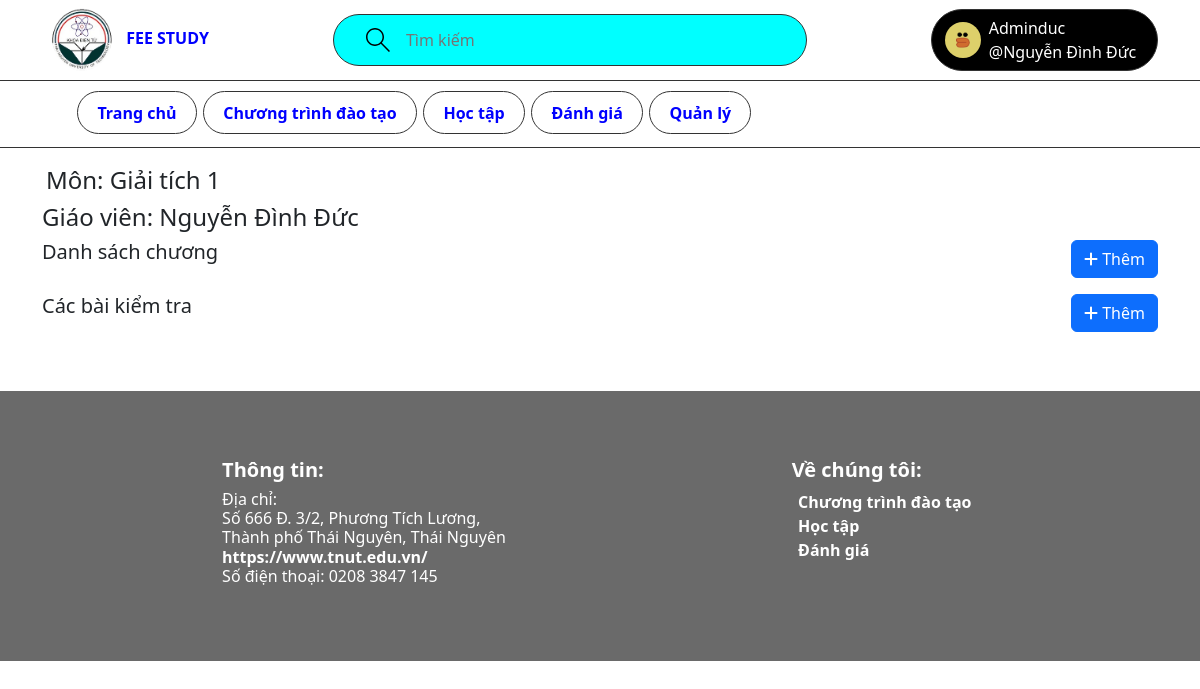
Screenshot of /NoiDungMonHoc/TDH123 (signed in) with the database file from the repository.
### Base/models.py (models this page shows, shortened)
class User(AbstractUser):
    student = 'SV'
    teacher = 'GV'
    admin = 'AD'
    modelaccess = [(student,'SV'),(teacher,'GV'),(admin,'AD')]
    name = models.CharField(max_length=200, null=True)
    email = models.EmailField(unique=True, null=True)
    access = models.CharField(choices=modelaccess,default=student,max_length=2)
    avatar = models.ImageField(upload_to='Avatars/',null=True, default="Avatars/avatar.svg")

class Subject(models.Model):
    fkctdt = models.ForeignKey(Ctdt,on_delete=models.SET_NULL,null=True)
    host = models.ForeignKey(User, on_delete=models.SET_NULL, null=True)
    numsub = models.CharField(primary_key=True, max_length=10)
    name = models.CharField(max_length=200)
    participants = models.ManyToManyField(
        User, related_name='participants', blank=True)
    updated = models.DateTimeField(auto_now=True)
    created = models.DateTimeField(auto_now_add=True)
    class Meta:
        ordering = ['-updated', '-created']

### Base/views.py (the view)
# urls.py: path('NoiDungMonHoc/<str:pk>',views.ContentSubject,name="contentsubject"),
@login_required(login_url='login')
def ContentSubject(request,pk):
    chapterform = ChapterForm()
    testform = TestForm()
    nav_majors = Major.objects.all()
    subjects = Subject.objects.get(numsub = pk)
    subjectss = Subject.objects.all()
    chapters = Chapter.objects.all()
    tests = Test.objects.all()
    if request.method == 'POST':
        add = request.POST
        action = add.get('add')
        if action == 'addchapter':
            Chapter.objects.update_or_create(
                fksubject = subjects,
                name = request.POST.get('name')
            )
            return redirect('contentsubject', pk=pk)
        elif action == 'addtest':
            Test.objects.update_or_create(
                fksubject = subjects,
                name = request.POST.get('name')
            )
            return redirect('contentsubject', pk=pk)
    else:
        testform = TestForm()
        chapterform = ChapterForm()
    context = {'testform':testform,'chapterform':chapterform,'nav_majors':nav_majors,'subjects':subjects,'subjectss':subjectss,'chapters':chapters,'tests':tests}
    return render(request, 'base/contentsubject.html',context)

### Base/form.py
class TestForm(ModelForm):
    class Meta:
        model = Test
        fields = '__all__'

class ChapterForm(ModelForm):
    class Meta:
        model = Chapter
        fields = '__all__'
        exclude = ['fksubject']

### Base/templates/base/contentsubject.html (shortened to what this page needs)
{% extends 'main.html' %}
{% block content %}
<div id="content">
    {% if user.access == 'GV' and subjects.host.id == user.id or user.access == 'AD' and subjects.host.id == user.id %}
    <div class="container">
        <div class="header_subject">
            <div class="info_sub">
                <div class="return">
                    <h4>Môn: {{subjects.name}}</h4>
                </div>
                <h4>Giáo viên: {{subjects.host.name}}</h4>
            </div>
        </div>
        <div class="content_subject">
            <div class="header_content">
                <h5>Danh sách chương</h5>
                <div class="setting_sub">
                    <button type="button" class="btn btn-primary" data-bs-toggle="modal" data-bs-target="#addChapter"><i
                            class="fa-solid fa-plus"></i> Thêm
                    </button>
                </div>
            </div>
        </div>
        <div class="content_subject">
            <div class="header_content">
                <h5>Các bài kiểm tra</h5>
                <div class="setting_sub">
                    <button type="button" class="btn btn-primary" data-bs-toggle="modal" data-bs-target="#addTest"><i
                            class="fa-solid fa-plus"></i> Thêm
                    </button>
                </div>
            </div>
        </div>
    </div>
    {% endif %}
</div>
{% endblock content %}

### templates/navbar.html (shortened to what this page needs)
{% load static %}
<header id="header_menu">
    <div id="header">
        <div class="container">
            <div class="logo">
                <a href="{% url 'home' %}" class="header_pc">
                    <img src="{% static 'image/logo.png' %}" alt="">
                    fee study
                </a>
            </div>
            <div class="search_pc">
                <form class="header__search" method="GET" action="">
                    <label>
                        <input name="q" placeholder="Tìm kiếm" />
                    </label>
                </form>
            </div>
            <div class="login">
                {% if request.user.is_authenticated %}
                <a href="#" id="nav_user">
                    <img src="{{request.user.avatar.url}}" alt="">
                    <div class="nav_user">
                        <p class="nameuser">{{request.user.username}}</p>
                        <p class="nameuser">@{{request.user.name}}</p>
                    </div>
                </a>
                {% else %}
                <a href="{% url 'login' %}">
                    <img src="{% static 'image/logo.png' %}" alt="">
                    <p>Đăng nhập</p>
                </a>
                {% endif %}
            </div>
        </div>
    </div>
    <div id="menu">
        <div class="container">
            <ul class="list_menu">
                <li><a href="{% url 'home' %}" class="item_menu_pc">Trang chủ</a></li>
                <li class="menu_item">
                    <a href="#" class="item_menu_pc">Chương trình đào tạo</a>
                </li>
                <li class="menu_item">
                    <a href="#" class="item_menu_pc">Học tập</a>
                </li>
                <li><a href="#" class="item_menu_pc">Đánh giá</a></li>
                {% if user.access == 'AD' %}
                <li><a href="http://127.0.0.1:8000/admin/" class="item_menu_pc">Quản lý</a></li>
                {% endif %}
            </ul>
        </div>
    </div>
</header>

### static/css/styte.css (style rules this page uses)
* { margin: 0; padding: 0; box-sizing: border-box; }
html { font-family: 'Segoe UI', Tahoma, Geneva, Verdana, sans-serif; }
li { list-style-type: none; }
header#header_menu { position: fixed; width: 100%; z-index: 99; }
#header { background-color: #fff; border-bottom: 1px solid #333; }
#header .container { display: flex; justify-content: space-between; align-items: center; }
.container .logo .header_pc { text-decoration: none; color: blue; font-size: 16px; text-transform: uppercase; font-weight: 700; }
.container .logo .header_pc img, .container .logo .header_mb img { width: 80px; height: 80px; padding: 8px; }
.search_pc, .search_mb { border: 1px solid #333; border-radius: 44px; background-color: #00ffff; }
.header__search > label { background-color: var(--color-dark-medium); padding: 0.8rem 1rem; display: flex; align-items: center; gap: 1rem; border-radius: 4px; }
.header__search svg { fill: var(--color-gray); width: 1.5rem; height: 1.5rem; margin-left: 1rem; }
.header__search input { width: 24rem; background: transparent; border: none; outline: none; color: var(--color-light); }
.login a { text-decoration: none; display: flex; padding: 0.4rem 0.8rem; background-color: #000; color: white; border: 1px solid #333; border-radius: 36px; display: flex; align-items: center; }
.login a img { width: 36px; height: 36px; object-fit: cover; border-radius: 18px; }
.login a p { margin: 0; }
#menu { display: block; padding: 1.2rem 0 0.4rem 0; border-bottom: 1px solid #333; background-color: #fff; }
#menu .container { display: flex; }
#menu .container .item_menu_pc { padding: 0.6rem 1.2rem; margin: 0 0.2rem; text-decoration: none; color: blue; background-color: #fff; border: 1px solid #333; border-radius: 24px; font-weight: 700; }
.list_menu { display: flex; list-style-type: none; }
.menu_item { position: relative; }
.nameuser { text-transform: capitalize; }
#nav_user { display: flex; position: relative; }
#nav_user .nav_user { margin: 0 8px; }
#content { padding-top: 166px; }
#content .container { position: inherit; }
.header_content { display: flex; justify-content: space-between; margin: 8px 0; }
.return { display: flex; align-items: center; gap: 4px; }

### rows the page displays
User: user.avatar (picture), user.username "Adminduc", user.name "Nguyễn Đình Đức"
Subject: name "Giải tích 1", host.name "Nguyễn Đình Đức"
